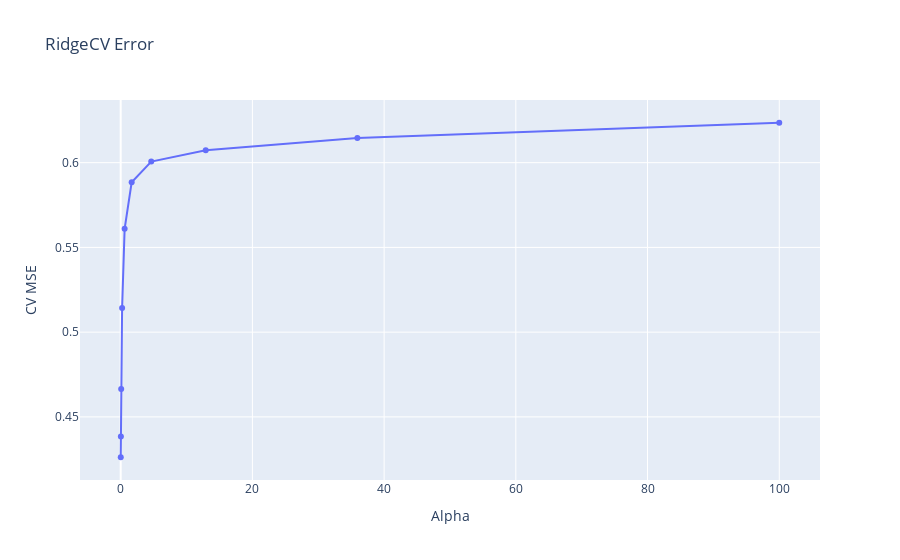

Source (notebook cell):
### Code cell
fig = go.Figure()
fig.add_trace(go.Scatter(x=alphas, y=cv_values,
                         mode="lines+markers", name="CV"))
fig.update_layout(title='RidgeCV Error',
                  xaxis_title="Alpha", yaxis_title="CV MSE")

### Figure 1 — Plotly figure (JSON) as saved in the notebook; plotly's stock layout.template omitted (floating-point values rounded to 4 significant figures)
{"data": [{"mode": "lines+markers", "name": "CV", "type": "scatter", "x": [0.01, 0.02783, 0.07743, 0.2154, 0.5995, 1.668, 4.642, 12.92, 35.94, 100], "y": [0.4262, 0.4384, 0.4665, 0.5142, 0.561, 0.5884, 0.6007, 0.6073, 0.6145, 0.6236]}], "layout": {"title": {"text": "RidgeCV Error"}, "xaxis": {"title": {"text": "Alpha"}}, "yaxis": {"title": {"text": "CV MSE"}}}}
